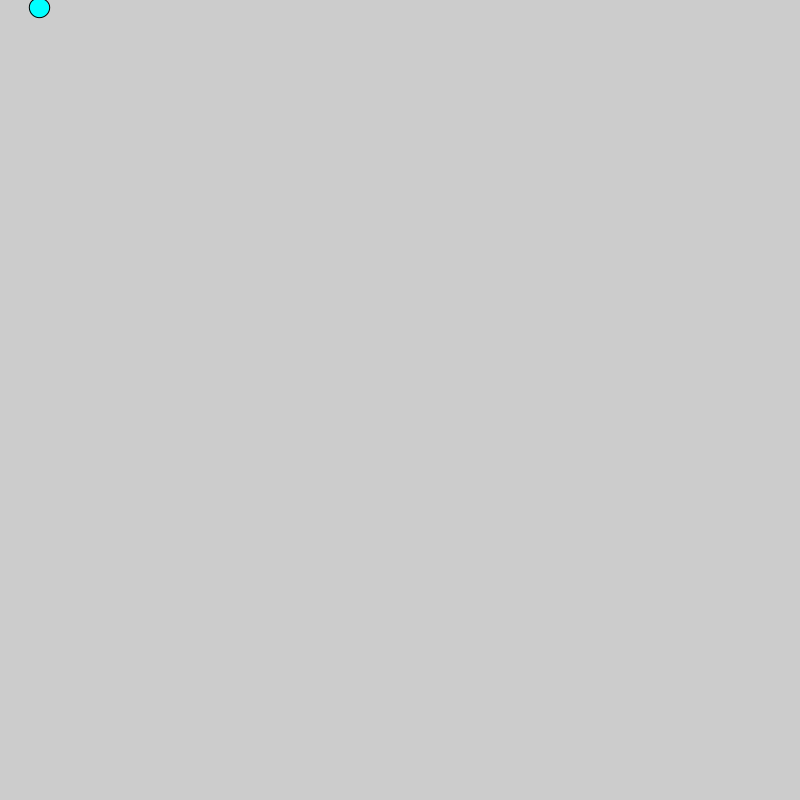
Frame 1 (no input)
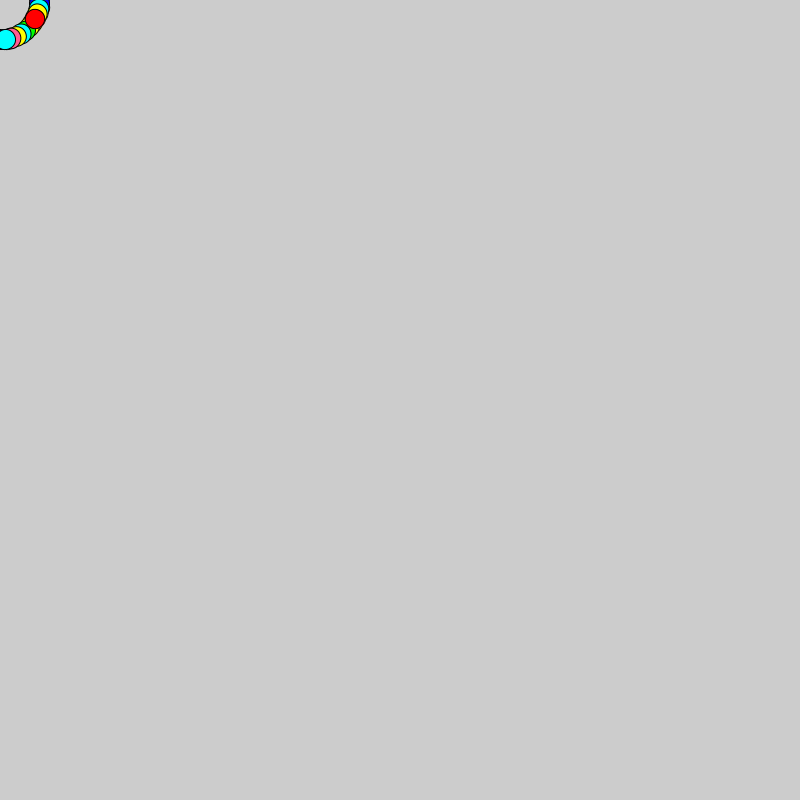
Frame 60 (the mouse pressed at the canvas centre just before this capture)
Frame 120 (the mouse held since frame 60 and released just before this capture): identical to frame 60, image omitted

The Processing sketch that drew these frames (run headless with seeded random() and noise(); from frame 60 on, the mouse is pressed at the canvas centre):

// Processing sketch: processing_158242
// ── processing_158242.pde

/*
Programmer: John Kilbane
Project: Rotating Color Shapes

Explination: This will draw a shape a random color, 
then rotate an amount around the unit circle, then 
draw it again with a new color.

You can use Q and E to increse or decrease shape size.
Use [ and ] to increase or decrease the size of the circle they draw around.
Use 1, 2, 3 to switch what shape is being drawn.

*/

color[] colors ={color(255,255,0),
                 color(255,0,0),
                 color(0,255,0),
                 color(0,0,255),
                 color(128,0,255),
                 color(0,255,255),
                 color(255,94,146),
               color(255,128,0)};
int colorCount;      
boolean debug=true;
boolean isDrawing = true;
float rot =0.2;
float rotDelta=1.07;
float distOut =40;
float ballSize=20;
int drawMode=1;
void setup()
{
  //strokeWeight(4);
  colorCount = colors.length;
  //size(851, 315); Facebook Cover
  size(800, 800);
}

void draw()
{
  if(isDrawing)
  {
    if(drawMode==1)
    {
      int rndW = (int)random(20,20);
      int rndH = (int)random(20,20);
      color rndCol = colors[(int)random(0,colorCount)];
      fill(rndCol);
      translate(mouseX, mouseY); 
      rotate(rot);
      ellipse(distOut, 0, ballSize, ballSize);

      rot+=rotDelta;
    }
    if(drawMode==2)
    {
      int rndW = (int)random(20,20);
      int rndH = (int)random(20,20);
      color rndCol = colors[(int)random(0,colorCount)];
      fill(rndCol);
      translate(mouseX, mouseY); 
      rotate(rot);
      rect(distOut, 0, ballSize, ballSize);

      rot+=rotDelta;
    }
    if(drawMode==3)
    {
      int rndW = (int)random(20,20);
      int rndH = (int)random(20,20);
      color rndCol = colors[(int)random(0,colorCount)];
      fill(rndCol);
      translate(mouseX, mouseY); 
      rotate(rot);
      
      
      triangle(distOut+ballSize, 75, distOut/2, 20, distOut-ballSize, 75);//(distOut, 0, ballSize, ballSize);

      rot+=rotDelta;
    }
  }
  if(debug)
  {
    print("Size: ",ballSize, " - ");
    println("Width: ",distOut);
  }
  //drawSizeLine();
}

void keyPressed()
{
  if(key=='r')
  {
    background(0,0,0);
  }
  if(key=='q')
  {
    ballSize-=1.2;
  }
  if(key=='e')
  {
    ballSize+=1.2;
  }
  if(key=='[')
  {
    distOut-=2.3;
  }
  if(key==']')
  {
    distOut+=2.3;
  }
  if(key=='x')
  {
    rotDelta*=-1;
  }
  if(key=='z')
  {
    if(debug)
    debug = false;
  else
    debug = true;
  }
  
  if(key=='1')
  {
    drawMode=1;
  }
   if(key=='2')
  {
    drawMode=2;
  }
   if(key=='3')
  {
    drawMode=3;
  }
  
}

void drawSizeLine()
{
    // Thicker
  int rndW = (int)random(20,20);
      int rndH = (int)random(20,20);
      color rndCol = colors[(int)random(0,colorCount)];
      fill(rndCol);
  line(mouseX,mouseY,mouseX+distOut,mouseY);
}
void mousePressed()
{
  if(isDrawing)
    isDrawing = false;
  else
    isDrawing = true;
}
